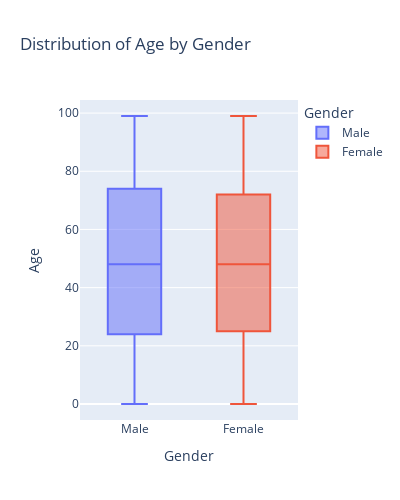

Notebook code cell kept with this figure:
### Markdown cell above
The dataset shows a clear gender imbalance, with significantly more `female` candidates (around 1,200) than `male` candidates (approximately 800). This raises concerns about potential bias in the dataset, which could impact the performance of machine learning models trained on this data, especially if used to predict outcomes or make decisions influenced by gender-related factors.

To better understand how gender affects other features in the dataset, it's essential to explore the relationships and correlations between gender and other variables. This analysis will provide insights into how gender may be influencing different aspects of the data, enabling a more nuanced interpretation of the dataset and potential adjustments in model training or evaluation processes.

### Code cell
# Create a box plot of Age by Gender
age_gender_boxplot = px.box(data, x='Gender', y='Age', color='Gender', title='Distribution of Age by Gender',width=400, height=500)

# Display the plot
age_gender_boxplot.show()

### Figure 1 — Plotly figure (JSON) as saved in the notebook; plotly's stock layout.template omitted (floating-point values rounded to 4 significant figures; data arrays with more than 128 entries replaced by an {"elided": "..."} marker saying what was removed)
{"data": [{"alignmentgroup": "True", "hovertemplate": "Gender=%{x}<br>Age=%{y}<extra></extra>", "legendgroup": "Male", "marker": {"color": "#636efa"}, "name": "Male", "notched": false, "offsetgroup": "Male", "orientation": "v", "showlegend": true, "type": "box", "x": {"elided": "814 str values"}, "x0": " ", "xaxis": "x", "y": {"elided": "814 int values"}, "y0": " ", "yaxis": "y"}, {"alignmentgroup": "True", "hovertemplate": "Gender=%{x}<br>Age=%{y}<extra></extra>", "legendgroup": "Female", "marker": {"color": "#EF553B"}, "name": "Female", "notched": false, "offsetgroup": "Female", "orientation": "v", "showlegend": true, "type": "box", "x": {"elided": "1186 str values"}, "x0": " ", "xaxis": "x", "y": {"elided": "1186 int values"}, "y0": " ", "yaxis": "y"}], "layout": {"boxmode": "overlay", "height": 500, "legend": {"title": {"text": "Gender"}, "tracegroupgap": 0}, "title": {"text": "Distribution of Age by Gender"}, "width": 400, "xaxis": {"anchor": "y", "categoryarray": ["Male", "Female"], "categoryorder": "array", "domain": [0, 1], "title": {"text": "Gender"}}, "yaxis": {"anchor": "x", "domain": [0, 1], "title": {"text": "Age"}}}}
